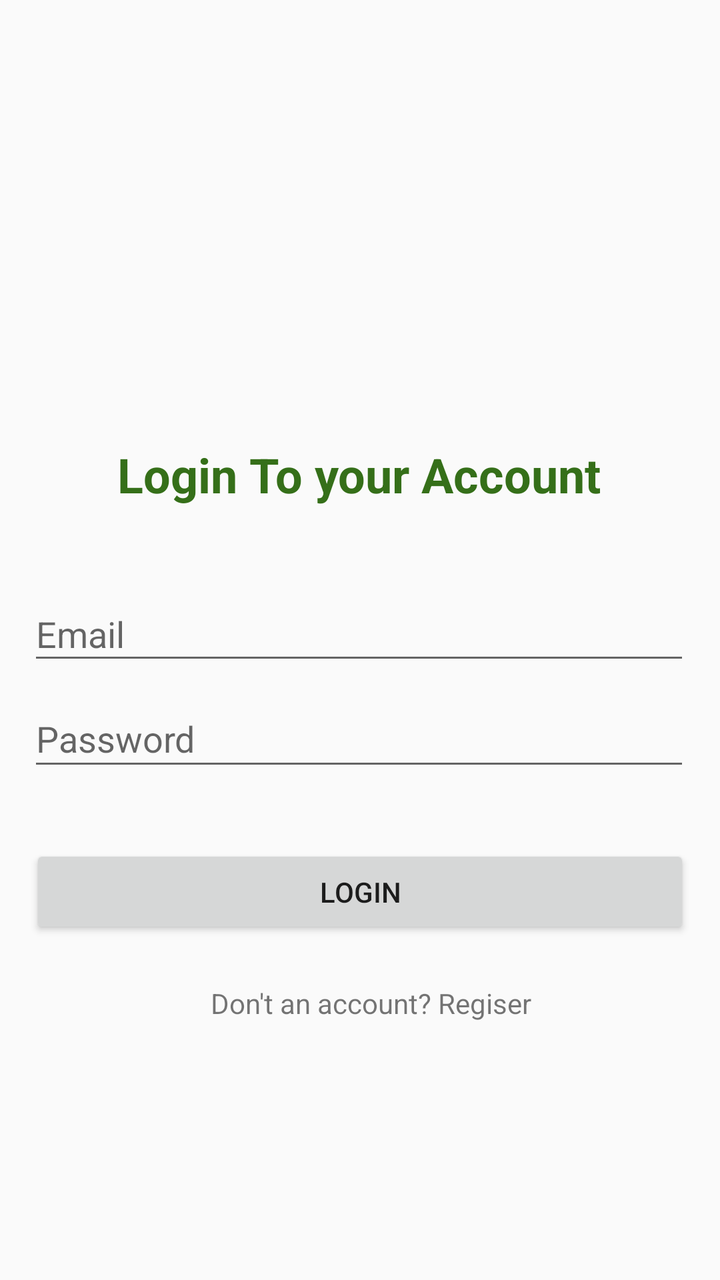
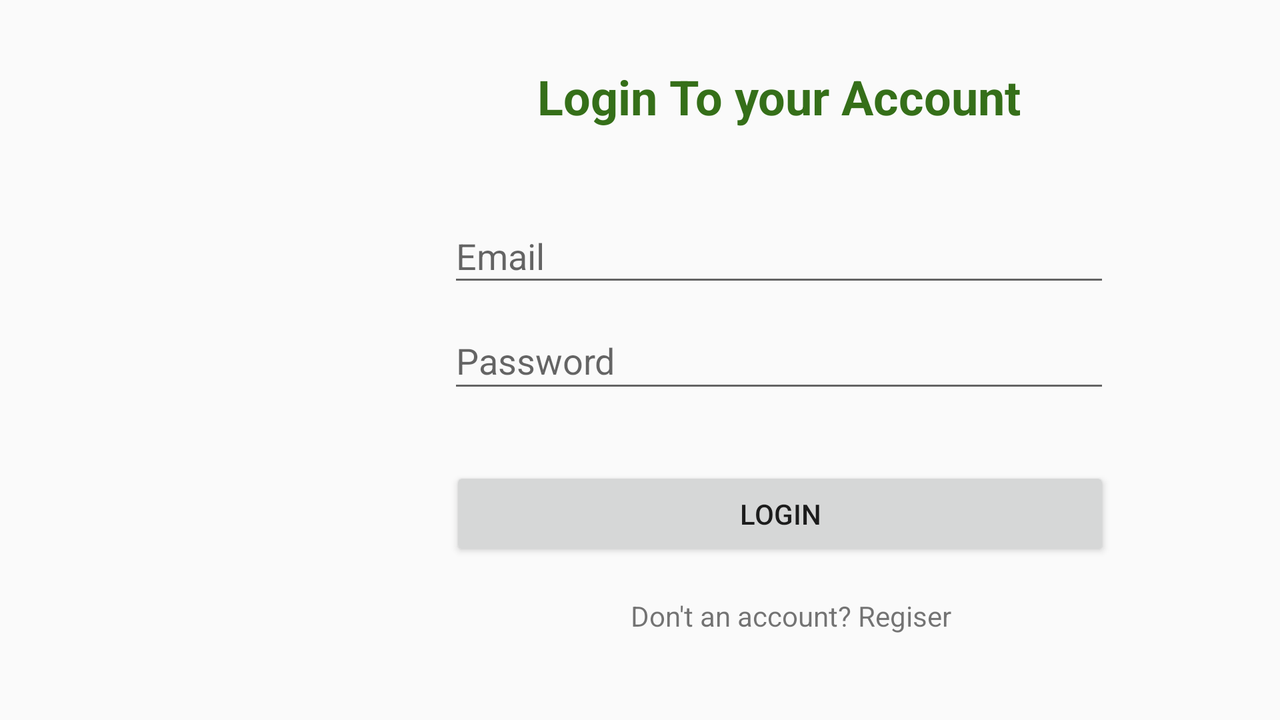

One screen, two layout resources from the same app: the default and the author's alternative for another configuration. Each is rendered where Android would select it; the XML of both is given below.
<!-- AndroidManifest.xml: activity theme AppTheme.NoActionBar -->
<!-- res/layout/activity_main.xml -->
<?xml version="1.0" encoding="utf-8"?>
<androidx.constraintlayout.widget.ConstraintLayout xmlns:android="http://schemas.android.com/apk/res/android"
    xmlns:app="http://schemas.android.com/apk/res-auto"
    xmlns:tools="http://schemas.android.com/tools"
    android:layout_width="match_parent"
    android:layout_height="match_parent"
    android:background="@drawable/bg"
    tools:context=".MainActivity">

    <TextView
        android:id="@+id/textView"
        android:layout_width="wrap_content"
        android:layout_height="wrap_content"
        android:layout_marginTop="60dp"
        android:text="@string/login_to_your_account"
        android:textColor="#356f19"
        android:textSize="24sp"
        android:textStyle="bold"
        app:layout_constraintHorizontal_bias="0.497"
        app:layout_constraintLeft_toLeftOf="parent"
        app:layout_constraintRight_toRightOf="parent"
        app:layout_constraintTop_toBottomOf="@+id/imageView" />

    <ImageView
        android:id="@+id/imageView"
        android:layout_width="115dp"
        android:layout_height="97dp"
        android:layout_marginTop="64dp"
        app:layout_constraintEnd_toEndOf="parent"
        app:layout_constraintStart_toStartOf="parent"
        app:layout_constraintTop_toTopOf="parent"
        app:srcCompat="@drawable/ic_todo" />

    <EditText
        android:id="@+id/editText"
        android:layout_width="331dp"
        android:layout_height="44dp"
        android:layout_marginTop="40dp"
        android:ems="10"
        android:hint="@string/email"
        android:inputType="textEmailAddress"
        app:layout_constraintEnd_toEndOf="@+id/textView"
        app:layout_constraintHorizontal_bias="0.505"
        app:layout_constraintStart_toStartOf="@+id/textView"
        app:layout_constraintTop_toBottomOf="@+id/textView" />

    <EditText
        android:id="@+id/editText2"
        android:layout_width="331dp"
        android:layout_height="45dp"
        android:layout_marginTop="8dp"
        android:ems="10"
        android:hint="@string/password"
        android:inputType="textPassword"
        app:layout_constraintEnd_toEndOf="@+id/editText"
        app:layout_constraintHorizontal_bias="0.0"
        app:layout_constraintStart_toStartOf="@+id/editText"
        app:layout_constraintTop_toBottomOf="@+id/editText" />

    <Button
        android:id="@+id/button"
        android:layout_width="330dp"
        android:layout_height="47dp"
        android:layout_marginTop="32dp"
        android:text="@string/login"
        app:layout_constraintEnd_toEndOf="@+id/editText2"
        app:layout_constraintHorizontal_bias="1.0"
        app:layout_constraintStart_toStartOf="@+id/editText2"
        app:layout_constraintTop_toBottomOf="@+id/editText2" />

    <TextView
        android:id="@+id/textView2"
        android:layout_width="wrap_content"
        android:layout_height="wrap_content"
        android:layout_marginTop="16dp"
        android:layout_marginBottom="8dp"
        android:text="@string/don_t_an_account_regiser"
        android:textSize="14sp"
        app:layout_constraintBottom_toBottomOf="parent"
        app:layout_constraintEnd_toEndOf="@+id/button"
        app:layout_constraintHorizontal_bias="0.533"
        app:layout_constraintStart_toStartOf="@+id/button"
        app:layout_constraintTop_toBottomOf="@+id/button"
        app:layout_constraintVertical_bias="0.052" />

</androidx.constraintlayout.widget.ConstraintLayout>
<!-- resources referenced by this layout -->
<resources>
  <string name="don_t_an_account_regiser">Don\'t an account? Regiser</string>
  <string name="email">Email</string>
  <string name="login">Login</string>
  <string name="login_to_your_account">Login To your Account</string>
  <string name="password">Password</string>
  <style name="AppTheme.NoActionBar">
          <item name="windowActionBar">false</item>
          <item name="windowNoTitle">true</item>
      </style>
</resources>
<!-- res/layout-land/activity_main.xml (the author's variant of the layout above) -->
<!-- drawn on the phone turned sideways -->
<?xml version="1.0" encoding="utf-8"?>
<androidx.constraintlayout.widget.ConstraintLayout xmlns:android="http://schemas.android.com/apk/res/android"
    xmlns:app="http://schemas.android.com/apk/res-auto"
    xmlns:tools="http://schemas.android.com/tools"
    android:layout_width="match_parent"
    android:layout_height="match_parent"
    android:background="@drawable/bg"
    tools:context=".MainActivity">

    <TextView
        android:id="@+id/textView"
        android:layout_width="wrap_content"
        android:layout_height="wrap_content"
        android:layout_marginTop="32dp"
        android:text="@string/login_to_your_account"
        android:textColor="#356f19"
        android:textSize="24sp"
        android:textStyle="bold"
        app:layout_constraintHorizontal_bias="0.675"
        app:layout_constraintLeft_toLeftOf="parent"
        app:layout_constraintRight_toRightOf="parent"
        app:layout_constraintTop_toTopOf="parent" />

    <ImageView
        android:id="@+id/imageView"
        android:layout_width="115dp"
        android:layout_height="97dp"
        android:layout_marginTop="52dp"
        app:layout_constraintBottom_toBottomOf="parent"
        app:layout_constraintEnd_toEndOf="parent"
        app:layout_constraintHorizontal_bias="0.094"
        app:layout_constraintStart_toStartOf="parent"
        app:layout_constraintTop_toTopOf="parent"
        app:layout_constraintVertical_bias="0.0"
        app:srcCompat="@drawable/ic_todo" />

    <EditText
        android:id="@+id/editText"
        android:layout_width="331dp"
        android:layout_height="44dp"
        android:layout_marginTop="40dp"
        android:ems="10"
        android:hint="@string/email"
        android:inputType="textEmailAddress"
        app:layout_constraintEnd_toEndOf="@+id/textView"
        app:layout_constraintHorizontal_bias="0.505"
        app:layout_constraintStart_toStartOf="@+id/textView"
        app:layout_constraintTop_toBottomOf="@+id/textView" />

    <EditText
        android:id="@+id/editText2"
        android:layout_width="331dp"
        android:layout_height="45dp"
        android:layout_marginTop="8dp"
        android:ems="10"
        android:hint="@string/password"
        android:inputType="textPassword"
        app:layout_constraintEnd_toEndOf="@+id/editText"
        app:layout_constraintHorizontal_bias="0.0"
        app:layout_constraintStart_toStartOf="@+id/editText"
        app:layout_constraintTop_toBottomOf="@+id/editText" />

    <Button
        android:id="@+id/button"
        android:layout_width="330dp"
        android:layout_height="47dp"
        android:layout_marginTop="32dp"
        android:text="@string/login"
        app:layout_constraintEnd_toEndOf="@+id/editText2"
        app:layout_constraintHorizontal_bias="1.0"
        app:layout_constraintStart_toStartOf="@+id/editText2"
        app:layout_constraintTop_toBottomOf="@+id/editText2" />

    <TextView
        android:id="@+id/textView2"
        android:layout_width="wrap_content"
        android:layout_height="wrap_content"
        android:layout_marginTop="16dp"
        android:layout_marginBottom="8dp"
        android:text="@string/don_t_an_account_regiser"
        android:textSize="14sp"
        app:layout_constraintBottom_toBottomOf="parent"
        app:layout_constraintEnd_toEndOf="@+id/button"
        app:layout_constraintHorizontal_bias="0.533"
        app:layout_constraintStart_toStartOf="@+id/button"
        app:layout_constraintTop_toBottomOf="@+id/button"
        app:layout_constraintVertical_bias="0.052" />

</androidx.constraintlayout.widget.ConstraintLayout>
